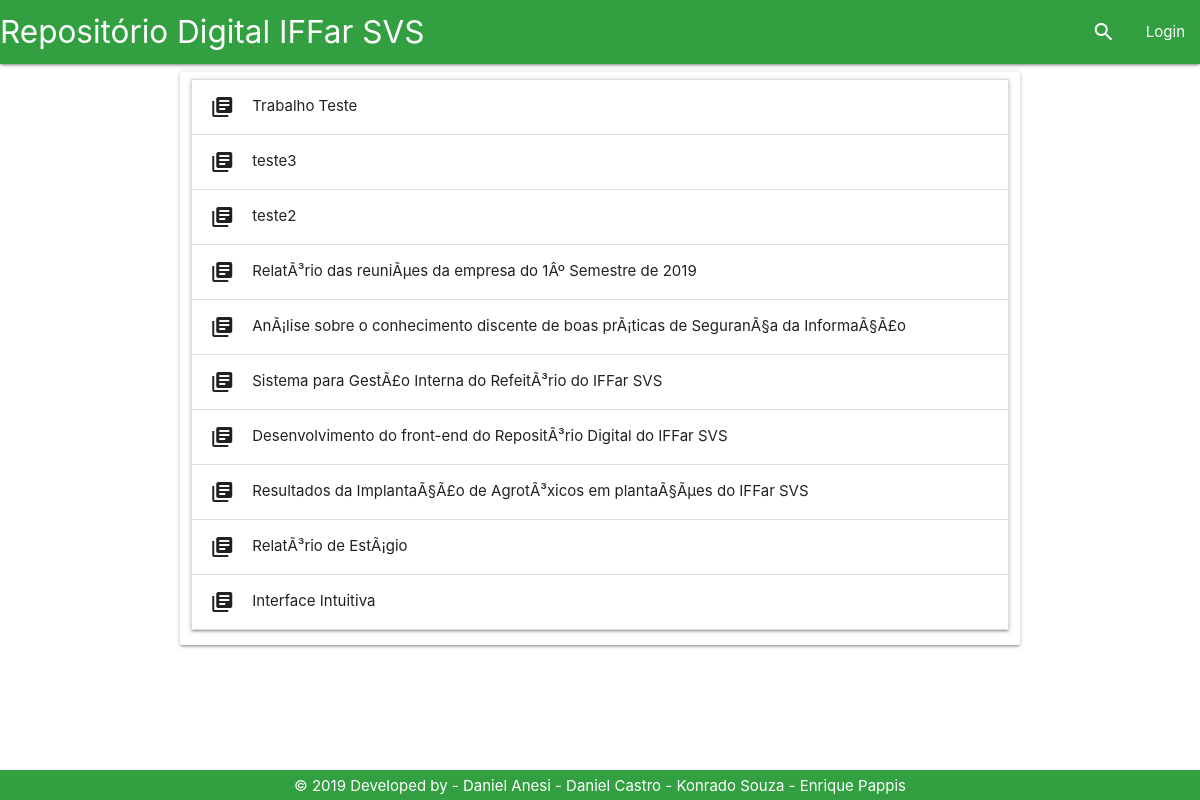
/Tela/listagemPesquisa.php, run on an earlier commit of the app's database.
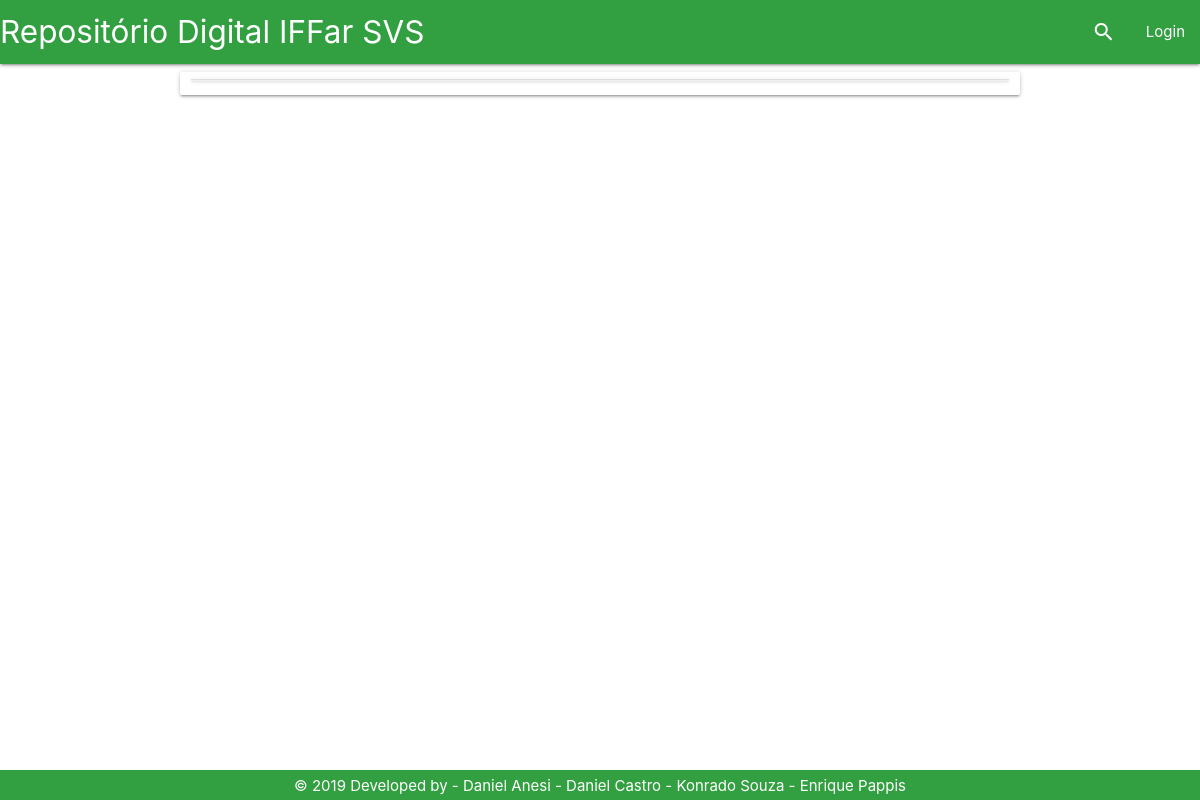
And on a later commit of the database.
### tables this page shows
CREATE TABLE `trabalho` (
  `id_trabalho` int(11) NOT NULL,
  `id_usuario` int(11) NOT NULL,
  `nome` varchar(200) NOT NULL,
  `resumo` varchar(4500) NOT NULL,
  `categoria` varchar(20) NOT NULL,
  `autores` varchar(200) NOT NULL,
  `orientadores` varchar(200) DEFAULT NULL,
  `coorientadores` varchar(200) DEFAULT NULL,
  `palavras_chave` varchar(100) NOT NULL,
  `data_submissao` varchar(40) DEFAULT NULL,
  `caminho` varchar(80) NOT NULL,
  `id_curso` int(11) NOT NULL,
  `numero_acessos` int(11) DEFAULT NULL,
  `numero_downloads` int(11) DEFAULT NULL
);

### Controle/trabalhoPDO.php (called while the page is built, shortened)
<?php
if (realpath('./index.php')) {
    include_once './Controle/conexao.php';
    include_once './Controle/usuarioPDO.php';
    include_once './Modelo/Trabalho.php';
    include_once './Modelo/Usuario.php';
} else {
    if (realpath('../index.php')) {
        include_once '../Modelo/Trabalho.php';
    }
}
class TrabalhoPDO {
    public function selectTrabalho() {
        $con = new conexao();
        $pdo = $con->getConexao();
        $stmt = $pdo->prepare('select * from trabalho ORDER BY id_trabalho desc;');
        $stmt->execute();
        if ($stmt->rowCount() > 0) {
            return $stmt;
        } else {
            return false;
        }
    }
}

### Modelo/Trabalho.php (called while the page is built, shortened)
<?php
class trabalho{
private $nome;
public function __construct() {
    if (func_num_args() != 0) {
        $atributos = func_get_args()[0];
        }
    }
     public function getNome(){
         return $this->nome;
     }
}

### Tela/listagemPesquisa.php (the view, shortened to what this page needs)
<!DOCTYPE html>
<?php
if (realpath('./index.php')) {
    include_once './Controle/conexao.php';
    include_once './Controle/trabalhoPDO.php';
    include_once './Controle/cursoPDO.php';
    include_once './Controle/turmaPDO.php';
    include_once './Modelo/Usuario.php';
    include_once './Modelo/Trabalho.php';
} else {
    include_once '../Controle/trabalhoPDO.php';
    include_once '../Modelo/Trabalho.php';
}
include_once '../Base/header.php';
?>
<html>
    <head>
    </head>
    <body>
        <div class="container">
            <div class="row">
                <div class="col s12 l12 card">
                    <ul class="collapsible">
                        <?php
                        $trabalhoListar = new trabalhoPDO();
                        $usuarioListar = new usuarioPDO();
                        $cursoListar = new cursoPDO();
                        $turmaListar = new turmaPDO();
                        if ($_GET['c'] != null) {
                            switch ($_GET['msg']) {
                                case "Trabalho":
                                    $sql = $trabalhoListar->selectTrabalho();
                                    break;
                                case "TrabalhoCategoria":
                                    $sql = $trabalhoListar->selectTrabalhoCategoria($_GET['c']);
                                    break;
                                case "TrabalhoNome":
                                    $sql = $trabalhoListar->selectTrabalhoNome($_GET['c']);
                                    break;
                                case "TrabalhoData_submissao":
                                    $sql = $trabalhoListar->selectTrabalhoData_submissao($_GET['c']);
                                    break;
                                case "UsuarioNome":
                                    $sqlUsuario = $usuarioListar->selectUsuarioNome($_GET['c']);
                                    $user = new usuario($sqlUsuario);
                                    $idUsuario = $user->getId();
                                    header("Location: ?=" . $idUsuario);
                                    $sql = $trabalhoListar->selectTrabalhoId_usuario($idUsuario);
                                    break;
                                case "Curso":
                                    $sql = $cursoListar->selectCursoNome($_GET['c']);
                                    break;
                                case "Turma":
                                    $sql = $turmaListar->selectTurmaNome($_GET['c']);
                                    break;
                            }
                        } else {
                            $sql = $trabalhoListar->selectTrabalho();
                        }
                        if ($sql != false) {
                            while ($resultado = $sql->fetch()) {
                                $tr = new trabalho($resultado);
                                ?>
                                <li>
                                    <div class="collapsible-header"><i class="material-icons">library_books</i><?php echo $tr->getNome(); ?></div>
                                </li>
                                <?php
                            }
                        } else {
                            header("msg=falha");
                        }
                        ?>
                    </ul>
                </div>
            </div>
        </div>
        <?php
        include_once '../Base/footer.php';
        ?>
    </body>
</html>

What changed in the data, as far as the page shows it:
removed trabalho: nome "Trabalho Teste"
removed trabalho: nome "teste3"
removed trabalho: nome "teste2"
removed trabalho: nome "RelatÃ³rio das reuniÃµes da empresa do 1Âº Semestre de 2019"
removed trabalho: nome "AnÃ¡lise sobre o conhecimento discente de boas prÃ¡ticas de SeguranÃ§a da InformaÃ§Ã£o"
removed trabalho: nome "Sistema para GestÃ£o Interna do RefeitÃ³rio do IFFar SVS"
removed trabalho: nome "Desenvolvimento do front-end do RepositÃ³rio Digital do IFFar SVS"
removed trabalho: nome "Resultados da ImplantaÃ§Ã£o de AgrotÃ³xicos em plantaÃ§Ãµes do IFFar SVS"
removed trabalho: nome "RelatÃ³rio de EstÃ¡gio"
removed trabalho: nome "Interface Intuitiva"
